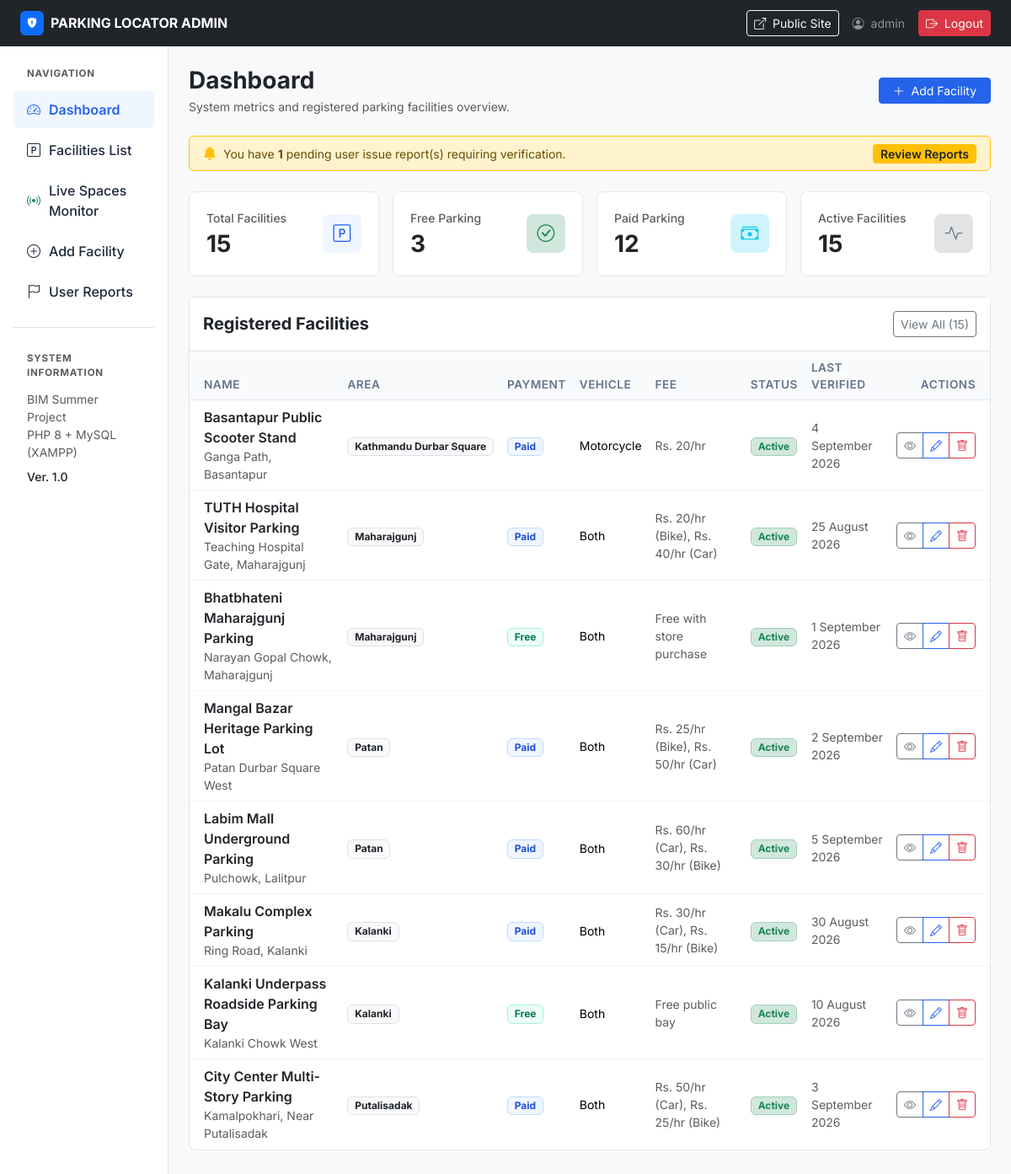
The page /admin/index.php (signed in) on the database its author committed.
### tables this page shows
CREATE TABLE IF NOT EXISTS `parking_facilities` (
  `id` int(11) NOT NULL AUTO_INCREMENT,
  `name` varchar(150) NOT NULL,
  `address` varchar(255) NOT NULL,
  `area` varchar(100) NOT NULL,
  `latitude` decimal(10,8) NOT NULL,
  `longitude` decimal(11,8) NOT NULL,
  `payment_type` enum('free','paid') NOT NULL DEFAULT 'paid',
  `parking_fee` varchar(100) DEFAULT NULL,
  `vehicle_type` enum('car','motorcycle','both') NOT NULL DEFAULT 'both',
  `total_capacity` int(11) NOT NULL DEFAULT 50,
  `available_spaces` int(11) NOT NULL DEFAULT 20,
  `capacity_bike` int(11) NOT NULL DEFAULT 30,
  `available_bike` int(11) NOT NULL DEFAULT 12,
  `capacity_car` int(11) NOT NULL DEFAULT 20,
  `available_car` int(11) NOT NULL DEFAULT 8,
  `opening_time` time DEFAULT '07:00:00',
  `closing_time` time DEFAULT '21:00:00',
  `contact` varchar(50) DEFAULT NULL,
  `description` text DEFAULT NULL,
  `image` varchar(255) DEFAULT NULL,
  `status` enum('active','inactive') NOT NULL DEFAULT 'active',
  `last_verified` date NOT NULL,
  `last_spaces_update` datetime DEFAULT CURRENT_TIMESTAMP ON UPDATE CURRENT_TIMESTAMP,
  `created_at` datetime DEFAULT CURRENT_TIMESTAMP,
  `updated_at` datetime DEFAULT CURRENT_TIMESTAMP ON UPDATE CURRENT_TIMESTAMP,
  PRIMARY KEY (`id`),
  KEY `idx_area` (`area`),
  KEY `idx_payment` (`payment_type`),
  KEY `idx_status` (`status`)
);

### includes/functions.php (called while the page is built, shortened)
<?php
function getBaseUrl() {
    $scriptName = $_SERVER['SCRIPT_NAME'] ?? '';
    $dir = str_replace('\\', '/', dirname($scriptName));
    $dir = preg_replace('#/(admin|api)(/.*)?$#i', '', $dir);
    $normalized = '/' . trim($dir, '/');
    return $normalized === '/' ? '' : $normalized;
}
function formatDate($dateString) {
    $timestamp = strtotime($dateString);
    return date('j F Y', $timestamp);
}
function getAllParkingAdmin($search = '', $area = '', $status = '') {
    $db = getDbConnection();
    $sql = "SELECT * FROM parking_facilities WHERE 1=1";
    $params = [];
    $sql .= " ORDER BY id DESC";
    $stmt = $db->prepare($sql);
    $stmt->execute($params);
    return $stmt->fetchAll();
}
function getAdminStatistics() {
    $db = getDbConnection();
    $total = (int)$db->query("SELECT COUNT(*) FROM parking_facilities")->fetchColumn();
    $free = (int)$db->query("SELECT COUNT(*) FROM parking_facilities WHERE payment_type = 'free'")->fetchColumn();
    $paid = (int)$db->query("SELECT COUNT(*) FROM parking_facilities WHERE payment_type = 'paid'")->fetchColumn();
    $active = (int)$db->query("SELECT COUNT(*) FROM parking_facilities WHERE status = 'active'")->fetchColumn();
    $reports = (int)$db->query("SELECT COUNT(*) FROM parking_reports WHERE status = 'pending'")->fetchColumn();
    return [
        'total' => $total,
        'free' => $free,
        'paid' => $paid,
        'active' => $active,
        'pending_reports' => $reports
    ];
}

### includes/auth.php (called while the page is built, shortened)
<?php
require_once __DIR__ . '/functions.php';
function adminUrl($path) {
    $baseUrl = getBaseUrl();
    return $baseUrl . $path;
}

### admin/index.php (the view, shortened to what this page needs)
<?php
require_once __DIR__ . '/admin_header.php';
$stats = getAdminStatistics();
$recentParking = getAllParkingAdmin();
$displayParking = array_slice($recentParking, 0, 8);
?>
<div class="d-flex flex-wrap justify-content-between align-items-center mb-4 gap-2">
    <div>
        <h1 class="h3 fw-bold text-dark mb-1">Dashboard</h1>
        <p class="text-muted small mb-0">System metrics and registered parking facilities overview.</p>
    </div>
    <div class="d-flex gap-2">
        <a href="<?php echo adminUrl('/admin/add-parking.php'); ?>" class="btn btn-primary btn-sm px-3">
            <i class="bi bi-plus-lg me-1"></i> Add Facility
        </a>
    </div>
</div>
<?php if ($stats['pending_reports'] > 0): ?>
    <div class="alert alert-warning d-flex justify-content-between align-items-center mb-4 py-2 px-3 border-warning" role="alert">
        <div class="d-flex align-items-center gap-2 small">
            <i class="bi bi-bell-fill text-warning fs-6"></i>
            <span>You have <strong><?php echo $stats['pending_reports']; ?></strong> pending user issue report(s) requiring verification.</span>
        </div>
        <a href="<?php echo adminUrl('/admin/reports.php'); ?>" class="btn btn-warning btn-sm text-dark py-0 px-2 fw-semibold">
            Review Reports
        </a>
    </div>
<?php endif; ?>
<div class="row g-3 mb-4">
    <div class="col-sm-6 col-xl-3">
        <div class="stat-card">
            <div class="d-flex justify-content-between align-items-center">
                <div>
                    <div class="text-muted small fw-medium mb-1">Total Facilities</div>
                    <div class="h3 fw-bold text-dark mb-0"><?php echo $stats['total']; ?></div>
                </div>
                <div class="stat-icon-wrapper bg-primary-subtle text-primary">
                    <i class="bi bi-p-square"></i>
                </div>
            </div>
        </div>
    </div>
    <div class="col-sm-6 col-xl-3">
        <div class="stat-card">
            <div class="d-flex justify-content-between align-items-center">
                <div>
                    <div class="text-muted small fw-medium mb-1">Free Parking</div>
                    <div class="h3 fw-bold text-dark mb-0"><?php echo $stats['free']; ?></div>
                </div>
                <div class="stat-icon-wrapper bg-success-subtle text-success">
                    <i class="bi bi-check-circle"></i>
                </div>
            </div>
        </div>
    </div>
    <div class="col-sm-6 col-xl-3">
        <div class="stat-card">
            <div class="d-flex justify-content-between align-items-center">
                <div>
                    <div class="text-muted small fw-medium mb-1">Paid Parking</div>
                    <div class="h3 fw-bold text-dark mb-0"><?php echo $stats['paid']; ?></div>
                </div>
                <div class="stat-icon-wrapper bg-info-subtle text-info">
                    <i class="bi bi-cash-stack"></i>
                </div>
            </div>
        </div>
    </div>
    <div class="col-sm-6 col-xl-3">
        <div class="stat-card">
            <div class="d-flex justify-content-between align-items-center">
                <div>
                    <div class="text-muted small fw-medium mb-1">Active Facilities</div>
                    <div class="h3 fw-bold text-dark mb-0"><?php echo $stats['active']; ?></div>
                </div>
                <div class="stat-icon-wrapper bg-secondary-subtle text-secondary">
                    <i class="bi bi-activity"></i>
                </div>
            </div>
        </div>
    </div>
</div>
<div class="card border rounded-3 bg-white mb-4">
    <div class="card-header bg-white py-3 border-bottom d-flex justify-content-between align-items-center">
        <h5 class="fw-bold text-dark mb-0">Registered Facilities</h5>
        <a href="<?php echo adminUrl('/admin/parking.php'); ?>" class="btn btn-outline-secondary btn-sm">
            View All (<?php echo count($recentParking); ?>)
        </a>
    </div>
    <div class="table-responsive">
        <table class="table table-hover table-custom align-middle mb-0">
            <thead>
                <tr>
                    <th class="ps-3">Name</th>
                    <th>Area</th>
                    <th>Payment</th>
                    <th>Vehicle</th>
                    <th>Fee</th>
                    <th>Status</th>
                    <th>Last Verified</th>
                    <th class="text-end pe-3">Actions</th>
                </tr>
            </thead>
            <tbody>
                <?php foreach ($displayParking as $item): ?>
                    <tr>
                        <td class="ps-3">
                            <div class="fw-semibold text-dark"><?php echo htmlspecialchars($item['name']); ?></div>
                            <div class="text-muted small"><?php echo htmlspecialchars($item['address']); ?></div>
                        </td>
                        <td>
                            <span class="badge bg-light text-dark border"><?php echo htmlspecialchars($item['area']); ?></span>
                        </td>
                        <td>
                            <?php if ($item['payment_type'] === 'free'): ?>
                                <span class="badge badge-payment-free">Free</span>
                            <?php else: ?>
                                <span class="badge badge-payment-paid">Paid</span>
                            <?php endif; ?>
                        </td>
                        <td>
                            <span class="text-capitalize small"><?php echo htmlspecialchars($item['vehicle_type']); ?></span>
                        </td>
                        <td class="small text-muted">
                            <?php echo !empty($item['parking_fee']) ? htmlspecialchars($item['parking_fee']) : ($item['payment_type'] === 'free' ? 'Free' : 'N/A'); ?>
                        </td>
                        <td>
                            <?php if ($item['status'] === 'active'): ?>
                                <span class="badge bg-success-subtle text-success border border-success-subtle">Active</span>
                            <?php else: ?>
                                <span class="badge bg-secondary text-white">Inactive</span>
                            <?php endif; ?>
                        </td>
                        <td class="small text-muted">
                            <?php echo formatDate($item['last_verified']); ?>
                        </td>
                        <td class="text-end pe-3">
                            <div class="btn-group btn-group-sm">
                                <a href="<?php echo $baseUrl; ?>/parking-details.php?id=<?php echo $item['id']; ?>" target="_blank" class="btn btn-outline-secondary" title="View Public Page">
                                    <i class="bi bi-eye"></i>
                                </a>
                                <a href="<?php echo adminUrl('/admin/edit-parking.php?id=' . $item['id']); ?>" class="btn btn-outline-primary" title="Edit Facility">
                                    <i class="bi bi-pencil"></i>
                                </a>
                                <a href="<?php echo adminUrl('/admin/delete-parking.php?id=' . $item['id']); ?>" class="btn btn-outline-danger" title="Delete Facility">
                                    <i class="bi bi-trash"></i>
                                </a>
                            </div>
                        </td>
                    </tr>
                <?php endforeach; ?>
            </tbody>
        </table>
    </div>
</div>
<?php
require_once __DIR__ . '/admin_footer.php';
?>

### rows shown on the page
parking_facilities: id "15", name "Basantapur Public Scooter Stand", address "Ganga Path, Basantapur", area "Kathmandu Durbar Square", payment_type "Paid", vehicle_type "Motorcycle", parking_fee "Rs. 20/hr", status "Active", last_verified "4 September 2026"
parking_facilities: name "TUTH Hospital Visitor Parking", address "Teaching Hospital Gate, Maharajgunj", area "Maharajgunj", payment_type "Paid", vehicle_type "Both", parking_fee "Rs. 20/hr (Bike), Rs. 40/hr (Car)", status "Active", last_verified "25 August 2026"
parking_facilities: name "Bhatbhateni Maharajgunj Parking", address "Narayan Gopal Chowk, Maharajgunj", area "Maharajgunj", payment_type "Free", vehicle_type "Both", parking_fee "Free with store purchase", status "Active", last_verified "1 September 2026"
parking_facilities: name "Mangal Bazar Heritage Parking Lot", address "Patan Durbar Square West", area "Patan", payment_type "Paid", vehicle_type "Both", parking_fee "Rs. 25/hr (Bike), Rs. 50/hr (Car)", status "Active", last_verified "2 September 2026"
parking_facilities: name "Labim Mall Underground Parking", address "Pulchowk, Lalitpur", area "Patan", payment_type "Paid", vehicle_type "Both", parking_fee "Rs. 60/hr (Car), Rs. 30/hr (Bike)", status "Active", last_verified "5 September 2026"
parking_facilities: name "Makalu Complex Parking", address "Ring Road, Kalanki", area "Kalanki", payment_type "Paid", vehicle_type "Both", parking_fee "Rs. 30/hr (Car), Rs. 15/hr (Bike)", status "Active", last_verified "30 August 2026"
parking_facilities: name "Kalanki Underpass Roadside Parking Bay", address "Kalanki Chowk West", area "Kalanki", payment_type "Free", vehicle_type "Both", parking_fee "Free public bay", status "Active", last_verified "10 August 2026"
parking_facilities: name "City Center Multi-Story Parking", address "Kamalpokhari, Near Putalisadak", area "Putalisadak", payment_type "Paid", vehicle_type "Both", parking_fee "Rs. 50/hr (Car), Rs. 25/hr (Bike)", status "Active", last_verified "3 September 2026"

### other values the page prints
getLoggedInAdminUsername() "admin"
$stats['pending_reports'] "1"
$stats['free'] "3"
$stats['paid'] "12"
count($recentParking) "15"
